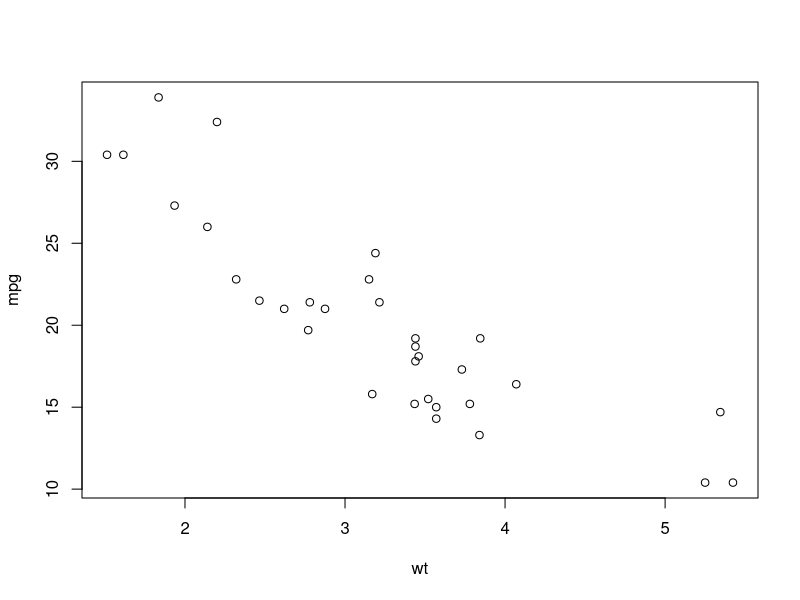
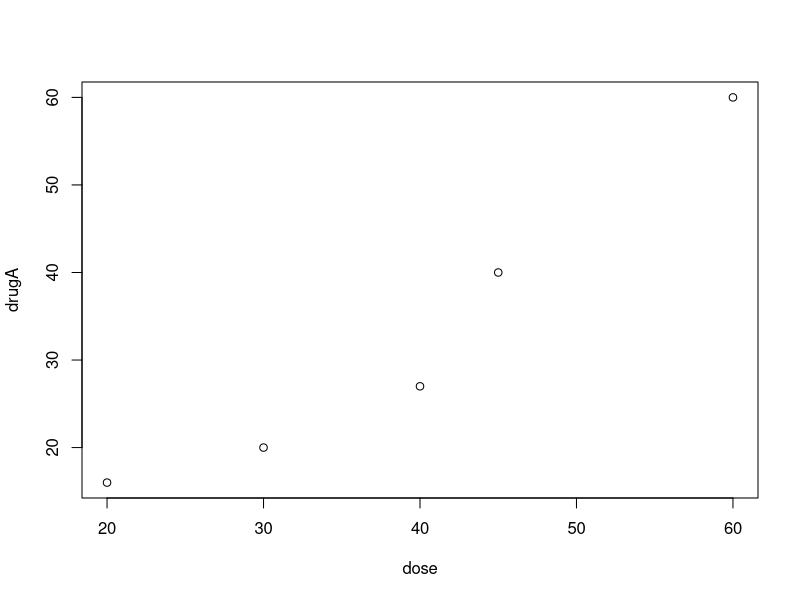
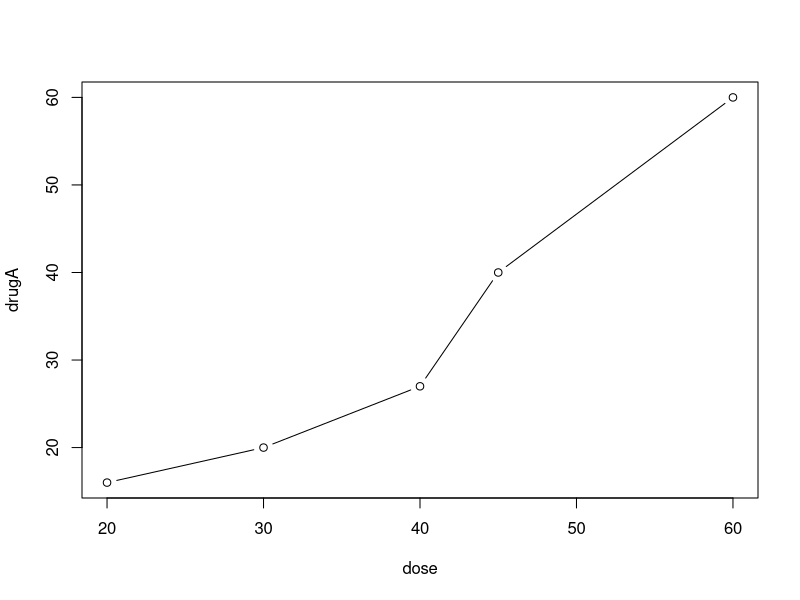
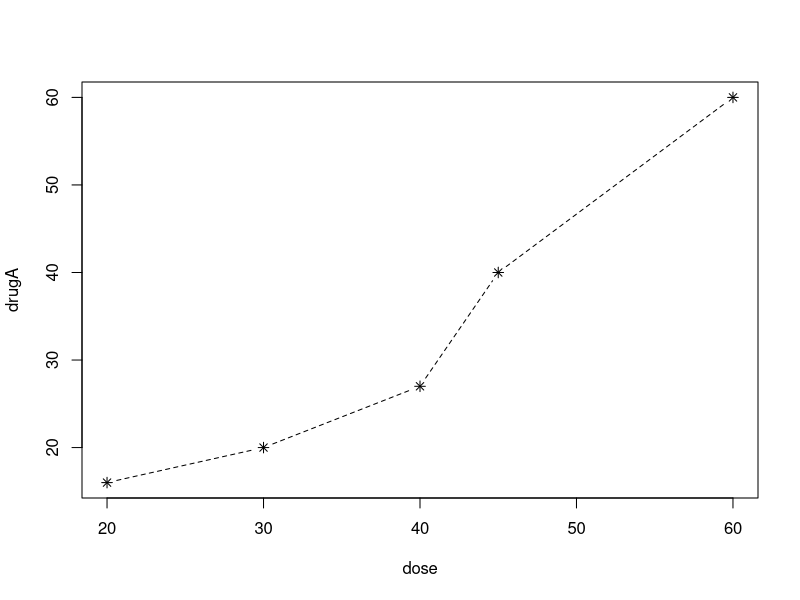
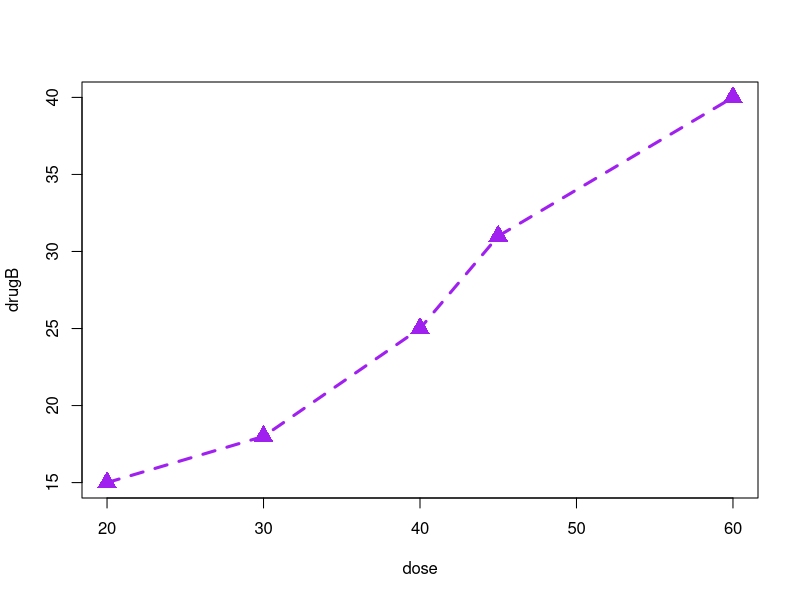
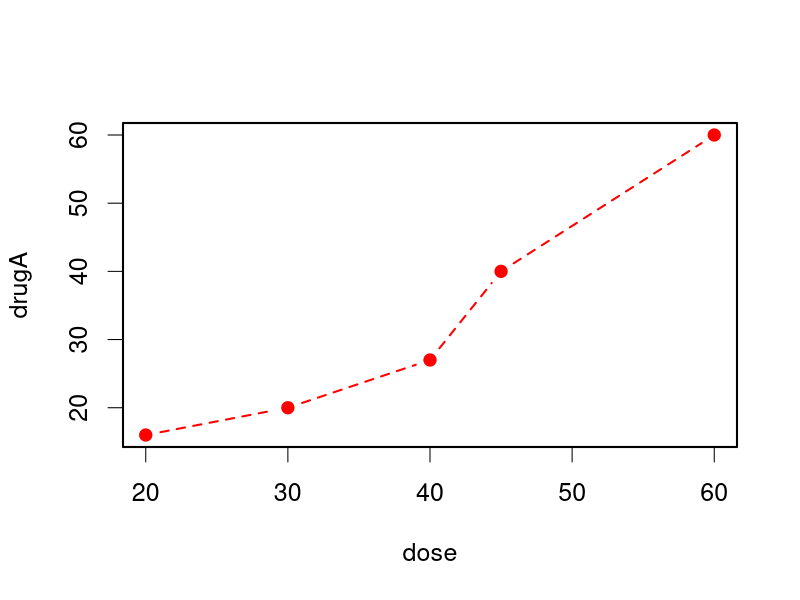
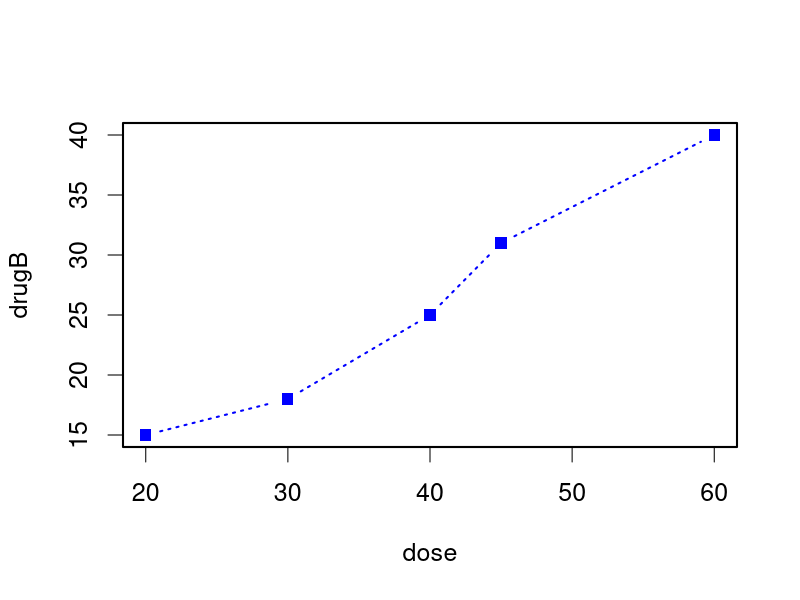
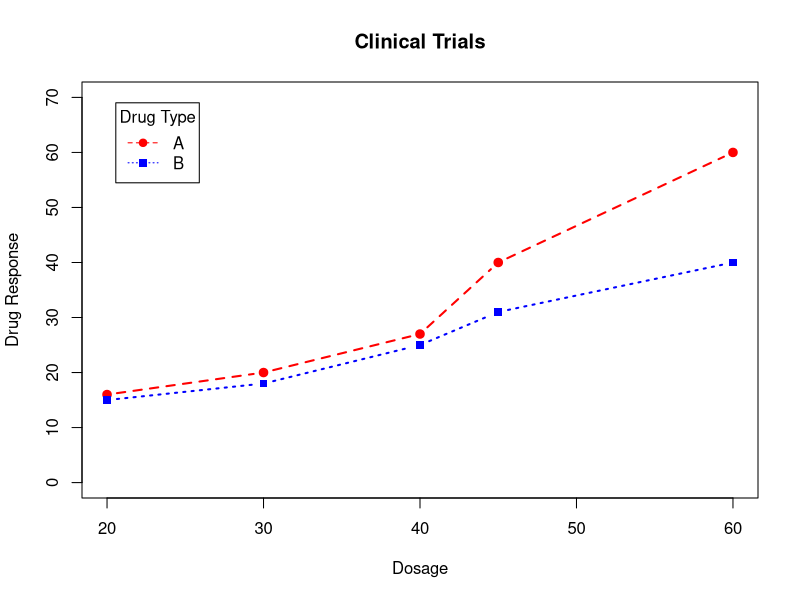

These figures' R source, in order:
rm(list=ls())
attach(mtcars)
plot(wt,mpg)
detach(mtcars)

dose <- c(20,30,40,45,60)
drugA <- c(16,20,27,40,60)
drugB <- c(15,18,25,31,40)

drugdata <- data.frame(dose, drugA, drugB)
rm(dose, drugA, drugB)

attach(drugdata)
plot(dose, drugA)
plot(dose, drugA, type = "b")
plot(dose, drugA, type = "b", lty = 2, pch = 8)
plot(dose, drugB, lty = 2, type = "o", col = "purple", pch = 17, cex = 2, lwd = 3)

o.par <- par(no.readonly = T)
par(lwd = 2, cex = 1.5)
plot(dose, drugA, type = 'b', pch = 19, lty = 2, col = "red")
plot(dose, drugB, type = 'b', pch = 15, lty = 3, col = "blue")
par(o.par)

plot(dose, drugA, type = 'b', pch = 19, lty = 2,
     col = "red", lwd = 2, main = "Clinical Trials", xlab = "Dosage",
     ylab = "Drug Response", ylim = c(0,70))
lines(dose, drugB, type = "b", pch = 15, lty = 3, lwd = 2, col = "blue")
legend("topleft", inset = .05, title = "Drug Type", c("A", "B"), lty = c(2,3), pch = c(19, 15),
       col = c("red", "blue"))
